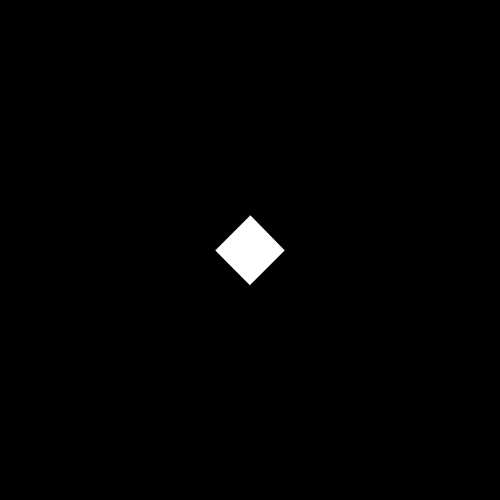
Frame 1 (no input)
Frame 60 (the mouse pressed at the canvas centre just before this capture): identical to frame 1, image omitted
Frame 120 (the mouse held since frame 60 and released just before this capture): identical to frame 1, image omitted

The Processing sketch that drew this single still picture (run headless with seeded random() and noise(); from frame 60 on, the mouse is pressed at the canvas centre):

// Processing sketch: Functions
// ── Functions.pde
//DATT 2400
//creating our own functions
void setup(){
  size(500,500);
   
}

//what is a function?
// https://www.youtube.com/watch?v=zBo2D3Myo6Q

//in processing we can create functions.
//we can think of these as blocks of code that we create outside the main setup and draw.
//these functions can perform specific tasks when called


void draw(){
  background(0);
  
  //for example.
  //we can use this simple function to draw a rotating rentangle
  
  //rotate_rect paramaters are x pos, y pos, rectangle size and rotation value
  rotate_rect(width/2,height/2,50,45);
  
  //uncomment the below code to see what happens
  //rotate_rect(150,height/2,50,frameCount);
  
  // we can also use functions to create more complex shapes 
  // this can be very helpful if we want to reuse a piece of code but don't want to repeatedly 
  //copy, paste and find the right parameters to change 
  
  //with a function we can copy it as many times as we like
  //uncomment the line of code below and see what happens

  
  //star(width/2,height/2,width/2,height/3,int(map(mouseY,0,width,7,30)));
  
  //try copying the above line of code a few times and add different parameters
    
  
}

//rotate_rect function
void rotate_rect(int x, int y, float size, float rot){
  rectMode(CENTER);
  pushMatrix();
  translate(x,y);
  rotate(radians(rot));
  rect(0,0,size,size);
  
  popMatrix();
  
  
}

//star function
void star(float x, float y, float radius1, float radius2, int npoints) {
  float angle = TWO_PI / npoints;
  float halfAngle = angle/2.0;
  beginShape();
  for (float a = 0; a < TWO_PI; a += angle) {
    float sx = x + cos(a) * radius2;
    float sy = y + sin(a) * radius2;
    vertex(sx, sy);
    sx = x + cos(a+halfAngle) * radius1;
    sy = y + sin(a+halfAngle) * radius1;
    vertex(sx, sy);
  }
  endShape(CLOSE);
}
